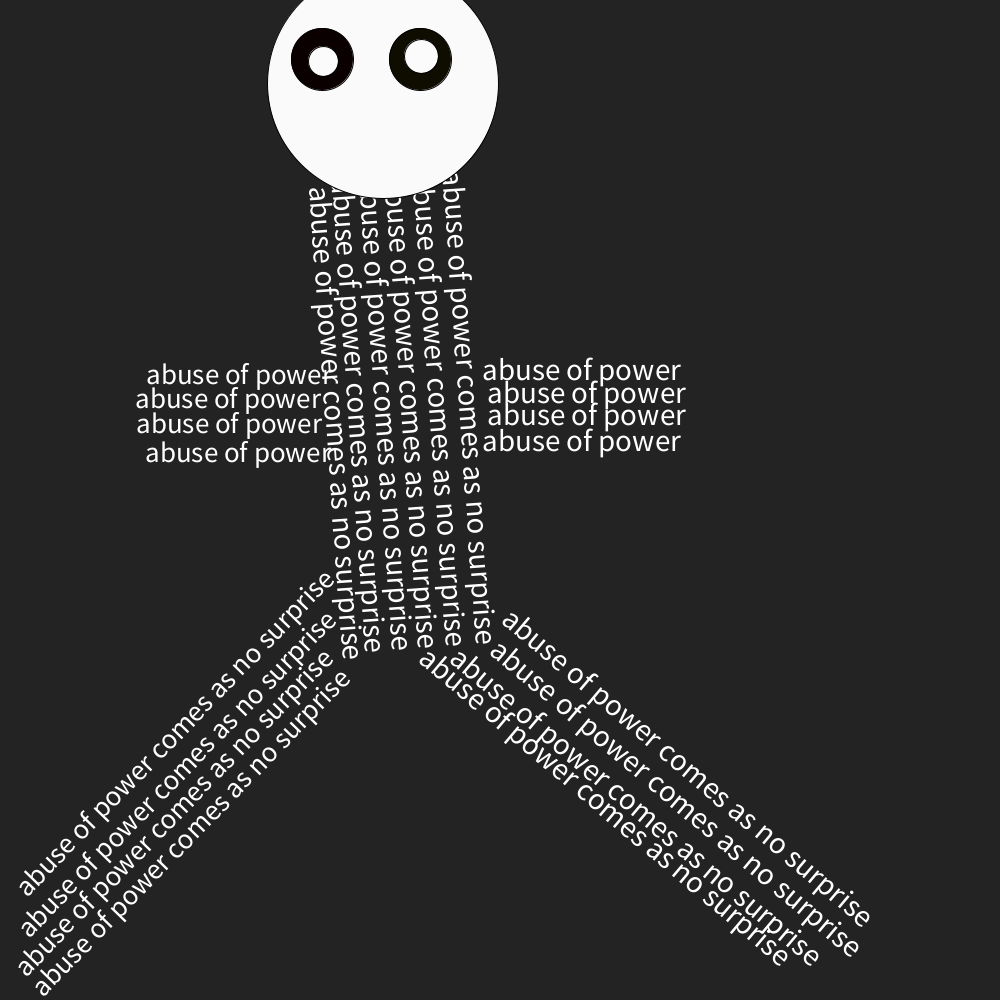
Frame 1 (no input)
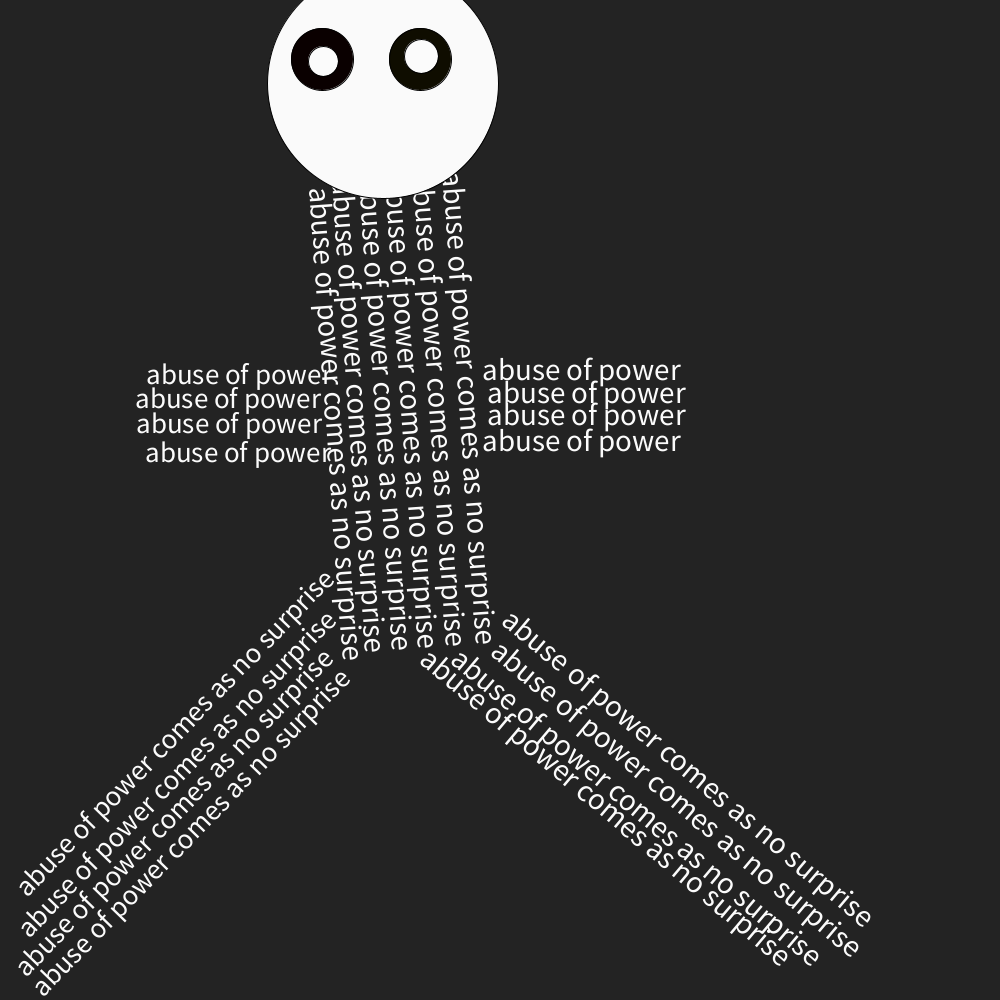
Frame 60 (the mouse pressed at the canvas centre just before this capture)
Frame 120 (the mouse held since frame 60 and released just before this capture): identical to frame 60, image omitted

The Processing sketch that drew these frames (run headless with seeded random() and noise(); from frame 60 on, the mouse is pressed at the canvas centre):

// Processing sketch: Asg1_3jennyHolzerPiece
// ── Asg1_3jennyHolzerPiece.pde
void setup() {
  size(1000, 1000);
}
void draw() {
  background(35);
  textSize(31);
  textAlign(CENTER, RIGHT);
  rotate(1.5);
  text("abuse of power comes as no surprise", 440, -430);
  rotate(0.0);
  text("abuse of power comes as no surprise", 440, -400);
  rotate(0.0);
  text("abuse of power comes as no surprise", 440, -372);
  rotate(0.0);
  text("abuse of power comes as no surprise", 440, -346);
  rotate(0.0);
  text("abuse of power comes as no surprise", 440, -319);
  rotate(0.0);
  text("abuse of power comes as no surprise", 446, -296);
  rotate(-0.8);
  text("abuse of power comes as no surprise", 983, 237);
  rotate(0.0);
  text("abuse of power comes as no surprise", 1007, 217);
  rotate(0.0);
  text("abuse of power comes as no surprise", 1032, 185);
  rotate(0.0);
  text("abuse of power comes as no surprise", 1021, 154);
  rotate(-0.7);
  text("abuse of power", 581, 380);
  text("abuse of power", 586, 403);
  text("abuse of power", 586, 425);
  text("abuse of power", 581, 451);
  textSize(29);
  rotate(-0.8);
  text("abuse of power comes as no surprise", -433, 675);
  text("abuse of power comes as no surprise", -465, 726);
  text("abuse of power comes as no surprise", -405, 645);
  text("abuse of power comes as no surprise", -463, 700);
  rotate(0.8);
  text("abuse of power", 239, 384);
  text("abuse of power", 228, 408);
  text("abuse of power", 229, 433);
  text("abuse of power", 238, 462);
  fill(250, 250, 250);
  circle(383, 83, 231);
  fill(10, 0, 0);
  circle(322, 59, 62);
  fill(15, 13, 0);
  circle(420, 59, 62);
  fill(251, 251, 251);
  circle(323, 61, 30);
  circle(421, 56, 34);
  save("output.png");
}
